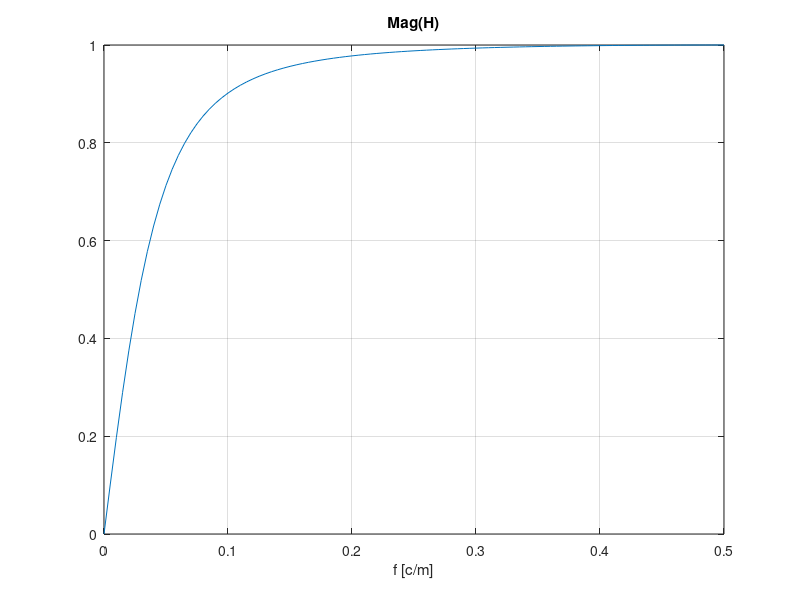

Write the MATLAB code that produced this figure.
fc = 0.05; % frecuencia de corte deseada [c/m]
k = exp(-2 * pi * fc); % constante 'a' del filtro
a = [1, -k]; % coeficientes de y(n)
b = [(1+k)/2, -(1+k)/2]; % coeficientes de x(n)

% Respuesta de frecuencia
w = [0 : 0.01 : 1] * pi; % rango de frecuencia
M = abs(freqz(b, a, w)); % mag. resp. frec
plot(w/(2*pi), M); title('Mag(H)'); xlabel('f [c/m]'); grid